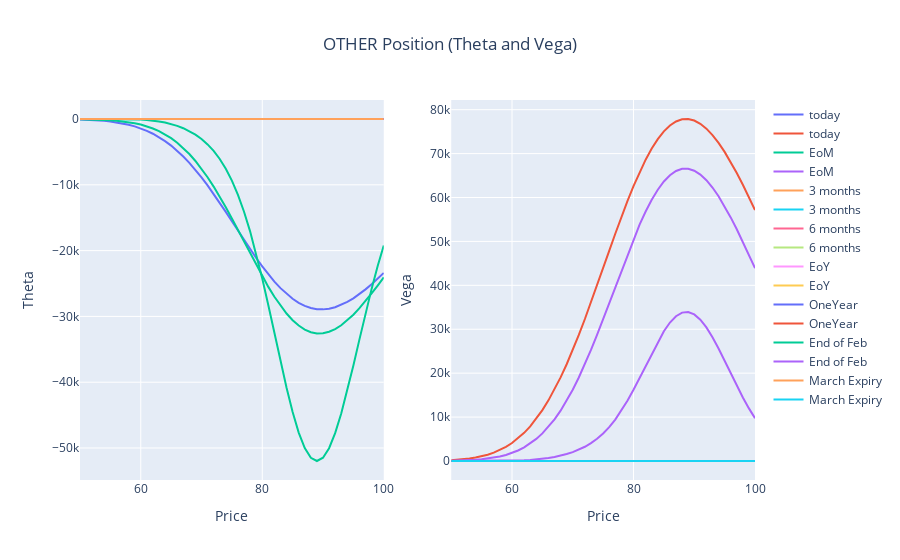

Notebook source saved alongside this figure:
### Code cell
fig = make_subplots(rows=1, cols=2)
for i in range(0,len(fig_d.data)):
    fig.add_trace(fig_t.data[i], row=1, col=1)
    fig.add_trace(fig_v.data[i], row=1, col=2)

fig.update_layout(title={'text': 'OTHER Position (Theta and Vega)','x': 0.5,'xanchor': 'center'})

fig.update_xaxes(title_text="Price", row=1, col=1)
fig.update_yaxes(title_text="Theta", row=1, col=1)
fig.update_xaxes(title_text="Price", row=1, col=2)
fig.update_yaxes(title_text="Vega", row=1, col=2)
fig.show()
